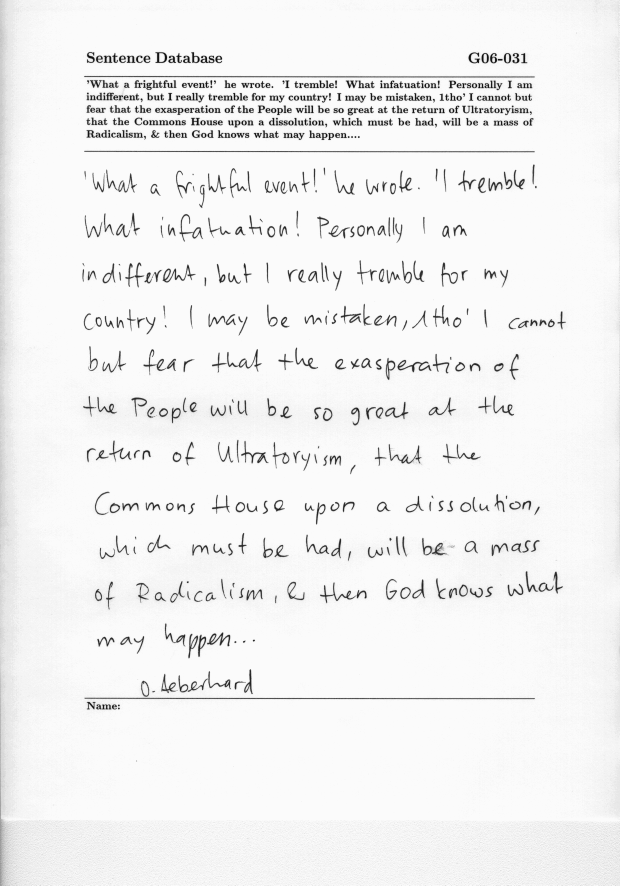
#> input picture test/1/333/g06-031b.png, 2479 x 3542 px (shown at 1/4 size)
$ python -i preprocessing.py   (imports and definitions only)   (older library calls are emulated)
#> lines starting #> are read from the running program, lines starting #| are printed output that depends on the picture; after the words box and inside, x2 and y2 are one past the last pixel; in counts of white or black regions, pixels touching at a corner belong together
#> further down, picture is the input picture: shape (3542, 2479); min 15, max 251, mean 241.4
import cv2
import matplotlib.pyplot as plt
import matplotlib
from PIL import Image
# from preprocessing import *
from skimage.filters import threshold_otsu
import numpy as np
import math
import os


class Preprocessor:
    # [26 lines left out: function paragraph_extraction, not called in this run]

    @staticmethod
    def binarization(gray_img):
        reversed_img = 255 - gray_img
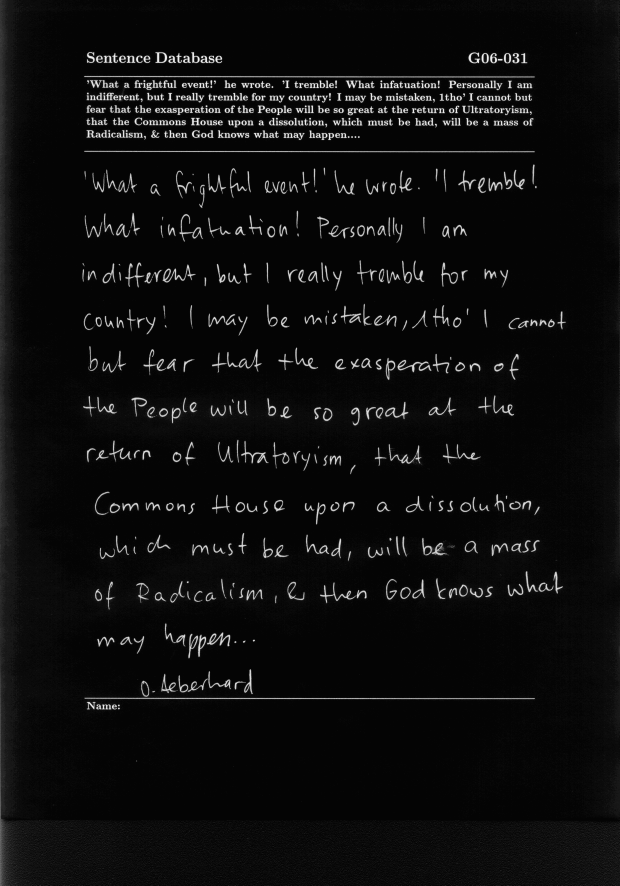
#> reversed_img: shape (3542, 2479) (shown at 1/4 size); min 4, max 240, mean 13.6
        # average filter
        average_kernel = np.ones((3, 3), np.float32) / 9
        filtered_img = cv2.filter2D(reversed_img, -1, average_kernel)
        # opening and closing
        open_close_kernel = np.ones((1, 20), np.float32)
        opened_img = cv2.morphologyEx(filtered_img, cv2.MORPH_OPEN, open_close_kernel)
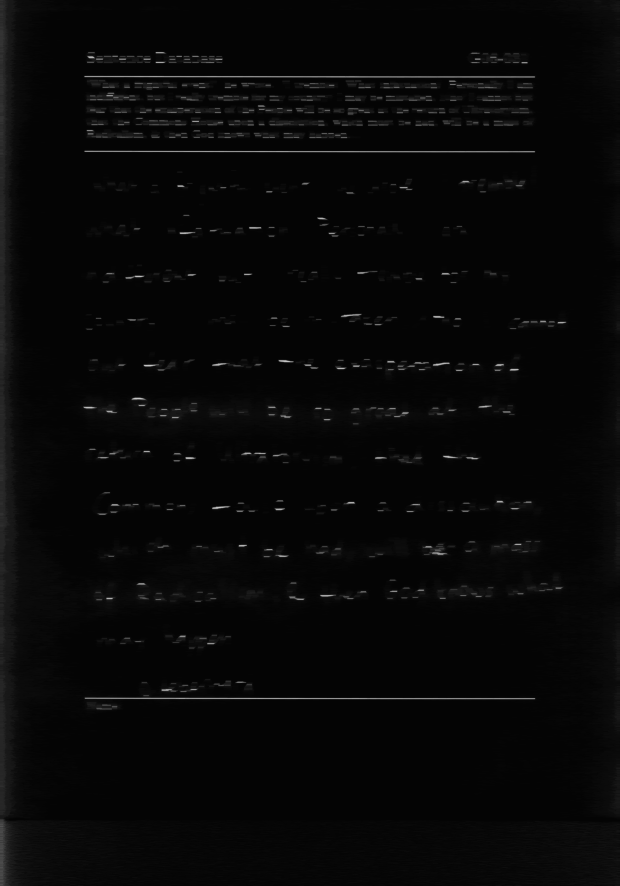
#> opened_img: shape (3542, 2479) (shown at 1/4 size); min 4, max 210, mean 7.4
        closed_img = cv2.morphologyEx(filtered_img, cv2.MORPH_CLOSE, open_close_kernel)
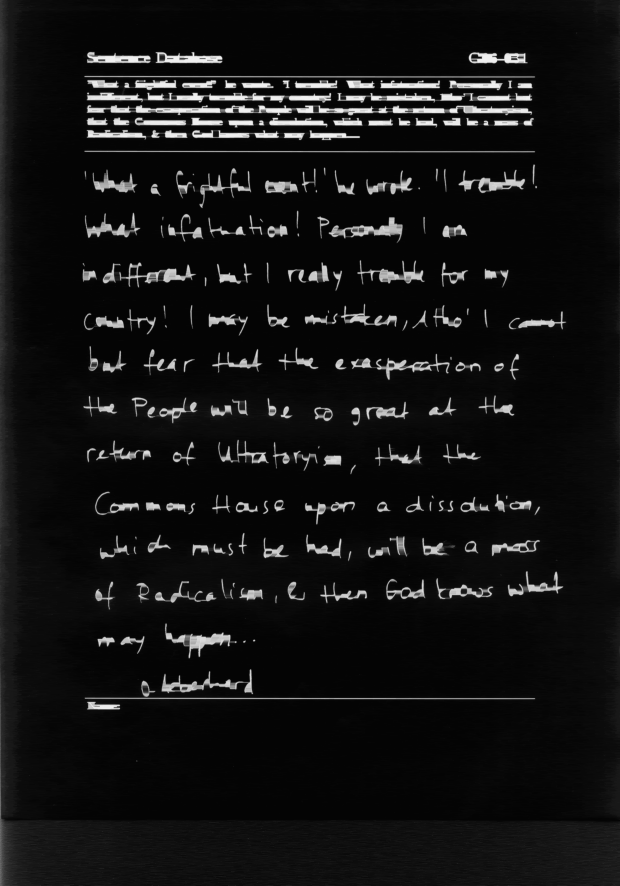
#> closed_img: shape (3542, 2479) (shown at 1/4 size); min 4, max 240, mean 18.7
        diff = closed_img - opened_img
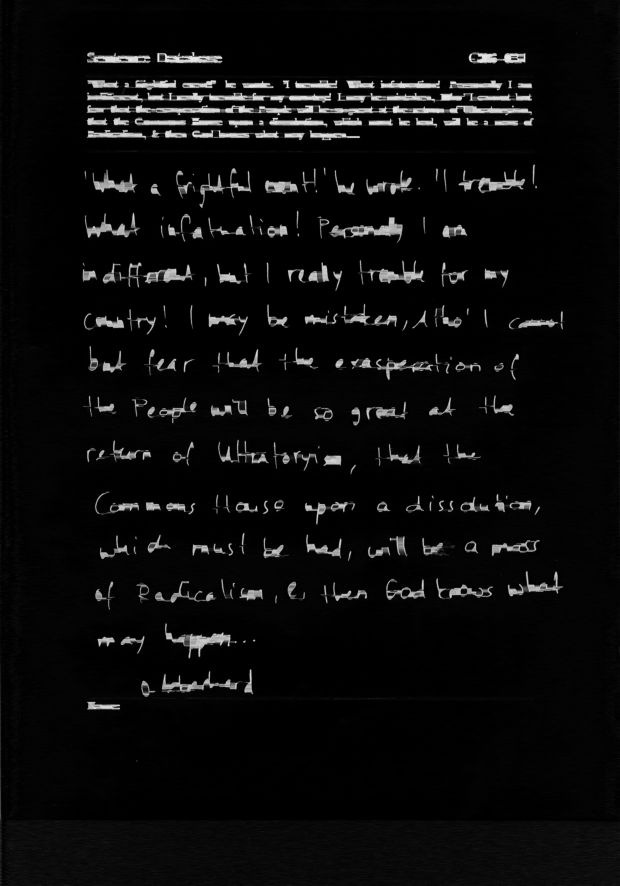
#> diff: shape (3542, 2479) (shown at 1/4 size); min 0, max 236, mean 11.2
        closed_kernel2 = np.ones((5, 5), np.float32)
        closed_img2 = cv2.morphologyEx(diff, cv2.MORPH_CLOSE, closed_kernel2)
        closed_img2 = cv2.GaussianBlur(closed_img2, (9, 9), 0)
        # thresholding
        threshold = threshold_otsu(closed_img2)
#> threshold = 79
        binary_img = closed_img2 > threshold
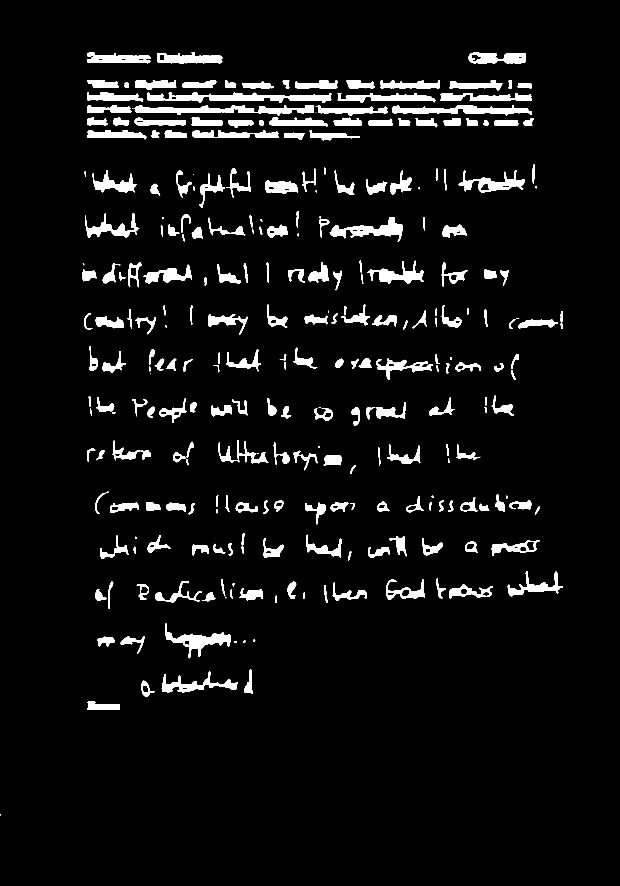
#> binary_img: shape (3542, 2479) bool (shown at 1/4 size); 5.3% white; 282 white regions (10 under 20 px), largest, box (x1, y1, x2, y2) and area: (538, 421, 1256, 461) 14529, (590, 371, 1325, 411) 14254, (1567, 422, 2128, 461) 11449
        return binary_img

    # [157 lines left out: functions get_peaks, get_valleys, add_missed_valleys_and_peaks, remove_false_lines, smooth_hist, crop_hist and 4 more, not called in this run]

>>> import cv2
>>> picture = cv2.imread('../test/1/333/g06-031b.png', cv2.IMREAD_GRAYSCALE)
>>> result = Preprocessor().binarization(picture)

$ run again, on test/1/333/g06-042b.png
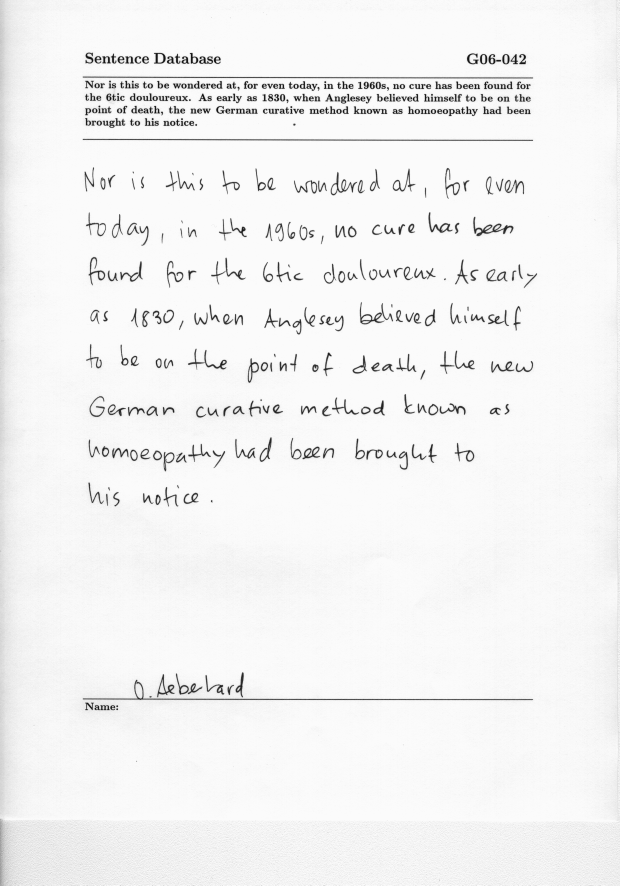
#> input picture test/1/333/g06-042b.png, 2479 x 3542 px (shown at 1/4 size)
#> picture is the input picture: shape (3542, 2479); min 15, max 251, mean 242.6
#> in binarization, `diff = closed_img - opened_img`:
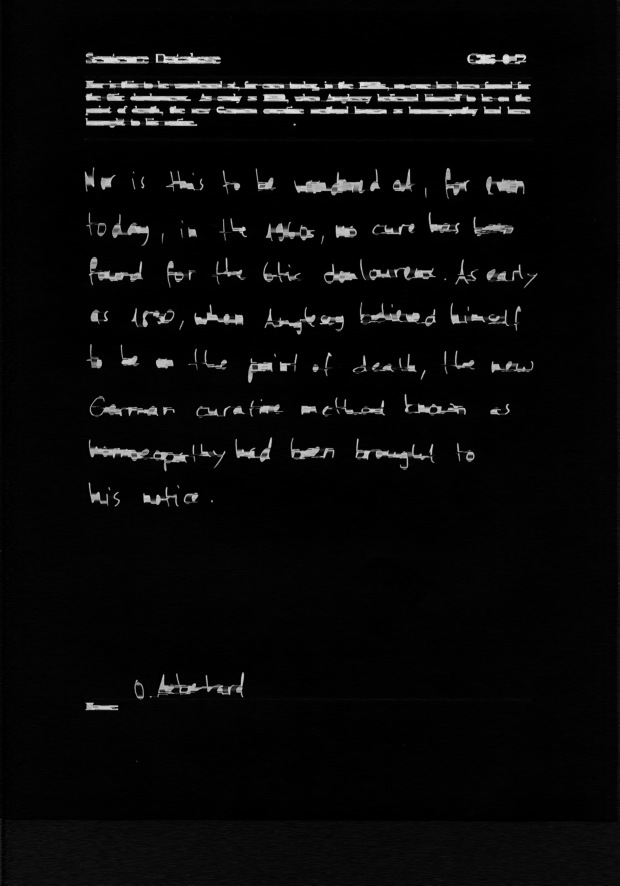
#> diff: shape (3542, 2479) (shown at 1/4 size); min 0, max 231, mean 9
#> threshold = 78
#> in binarization, `binary_img = closed_img2 > threshold`:
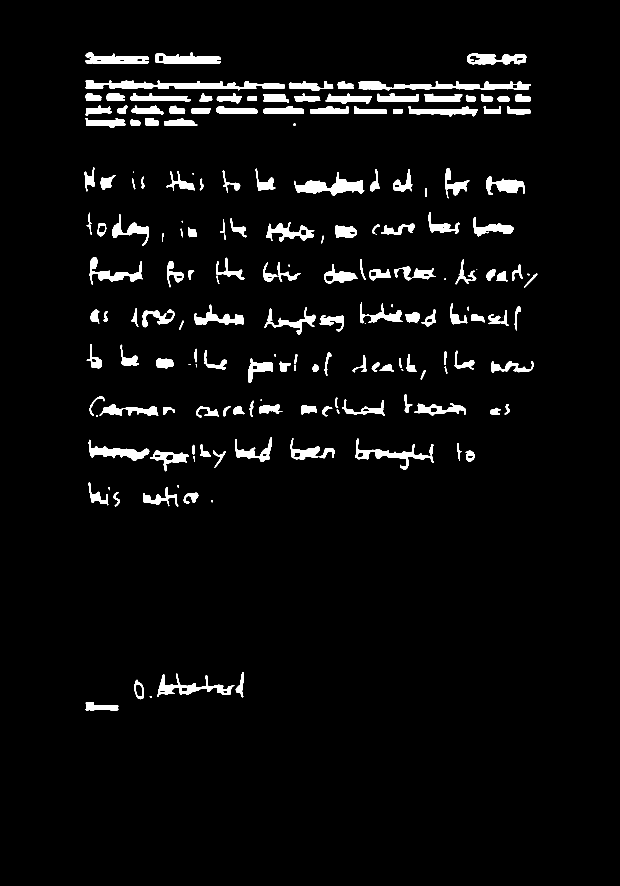
#> binary_img: shape (3542, 2479) bool (shown at 1/4 size); 3.9% white; 189 white regions (7 under 20 px), largest, box (x1, y1, x2, y2) and area: (342, 322, 1139, 361) 14902, (1434, 326, 2123, 362) 13087, (1177, 689, 1457, 782) 10256
